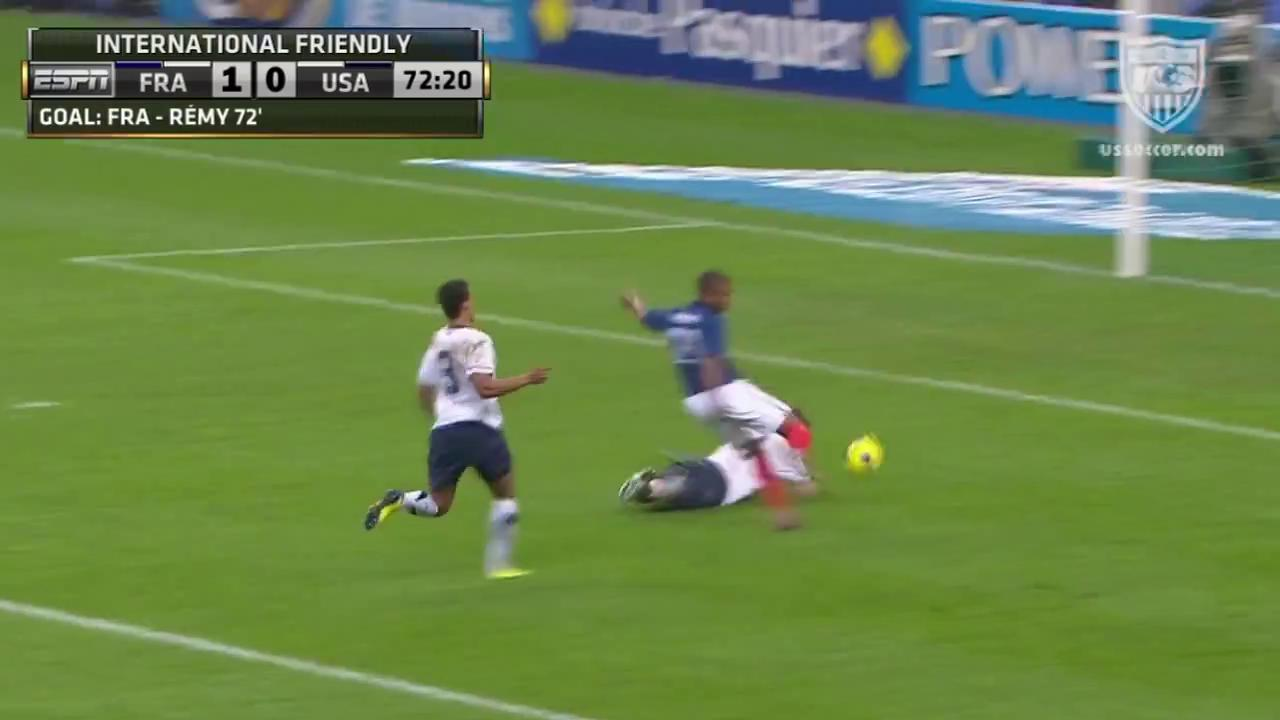
#> input picture libs/mmpose/tests/data/posetrack18/videos/000001_mpiinew_test/000001.jpg, 1280 x 720 px, found by its file name
$ python orb.py
#> lines starting #> are read from the running program, lines starting #| are printed output that depends on the picture; after the words box and inside, x2 and y2 are one past the last pixel; in counts of white or black regions, pixels touching at a corner belong together
#> in main, prev_img is the input picture: shape (720, 1280, 3); mean B, G, R 76.5, 133.7, 107
### libs/Track/motion/cmc/base_cmc.py
# Motion Trackers for Video Analysis -Surya ⎜(Extended from Mikel Broström's work on boxmot(10.0.81))

import cv2
import numpy as np
from abc import ABC, abstractmethod


class BaseCMC(ABC):

    @abstractmethod
    def apply(self, im):
        pass

    def generate_mask(self, img, dets, scale):
        h, w = img.shape
        mask = np.zeros_like(img)

        mask[int(0.02 * h): int(0.98 * h), int(0.02 * w): int(0.98 * w)] = 255
        if dets is not None:
            for det in dets:
                tlbr = np.multiply(det, scale).astype(int)
                mask[tlbr[1]:tlbr[3], tlbr[0]:tlbr[2]] = 0

        return mask

    def preprocess(self, img):

        # bgr2gray
        if self.grayscale:
            img = cv2.cvtColor(img, cv2.COLOR_BGR2GRAY)
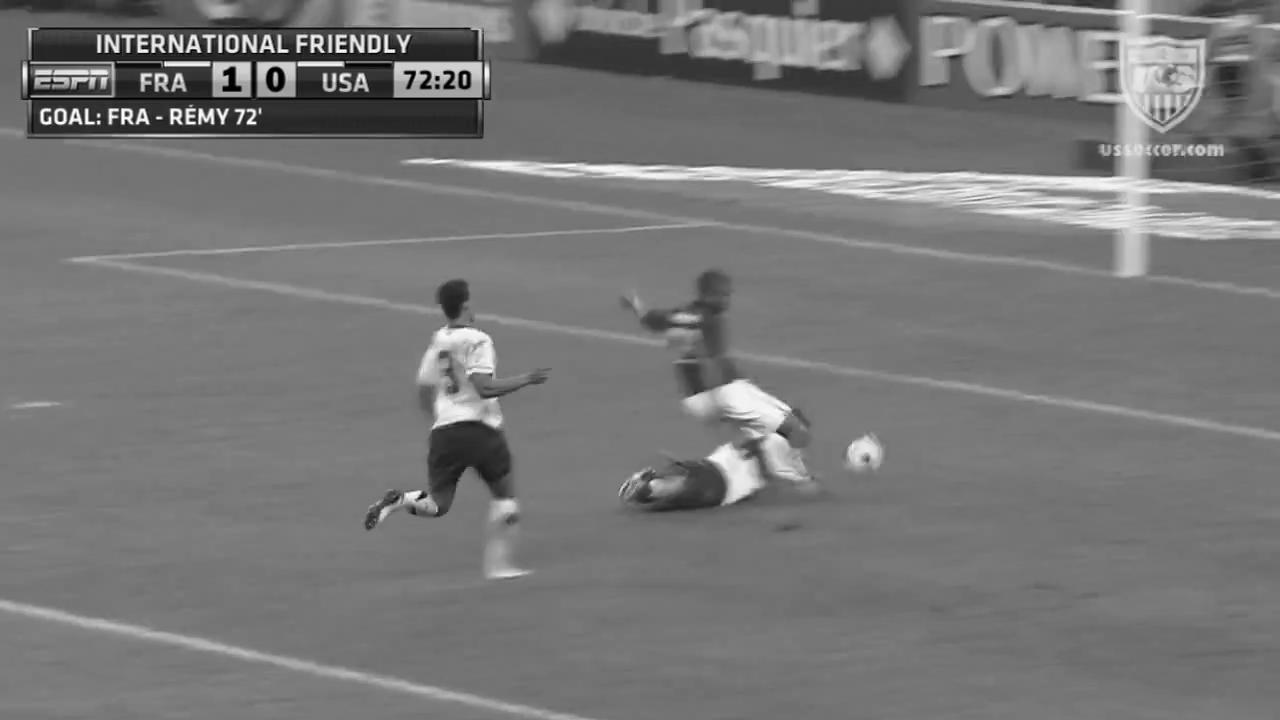
#> img: shape (720, 1280); min 0, max 255, mean 119.2

        # resize
        if self.scale is not None:
            img = cv2.resize(
                img,
                (0, 0),
                fx=self.scale,
                fy=self.scale,
                interpolation=cv2.INTER_LINEAR
            )
#> img: shape (360, 640)

        return img

### libs/Track/motion/cmc/orb.py
# Motion Trackers for Video Analysis -Surya ⎜(Extended from Mikel Broström's work on boxmot(10.0.81))

import copy
import time

import cv2
import numpy as np

from .base_cmc import BaseCMC
from ...utils import TRACK


class ORB(BaseCMC):

    def __init__(
        self,
        feature_detector_threshold: int = 20,
        matcher_norm_type: int = cv2.NORM_HAMMING,
        scale: float = 0.1,
        grayscale: bool = True,
        draw_keypoint_matches: bool = False,
        align: bool = False
    ) -> None:
        """Compute the warp matrix from src to dst.

        Parameters
        ----------
        feature_detector_threshold: int, optional
            The threshold for feature extraction. Defaults to 20.
        matcher_norm_type: int, optional
            The norm type of the matcher. Defaults to cv2.NORM_HAMMING.
        scale: float, optional
            Scale ratio. Defaults to 0.1.
        grayscale: bool, optional
            Whether to transform 3-channel RGB to single-channel grayscale for faster computations.
            Defaults to True.
        draw_keypoint_matches: bool, optional
            Whether to draw keypoint matches on the output image. Defaults to False.
        align: bool, optional
            Whether to align the images based on keypoint matches. Defaults to False.
        """
        self.grayscale = grayscale
        self.scale = scale

        self.detector = cv2.FastFeatureDetector_create(threshold=feature_detector_threshold)
        self.extractor = cv2.ORB_create()
        self.matcher = cv2.BFMatcher(matcher_norm_type)

        self.prev_img = None
        self.draw_keypoint_matches = draw_keypoint_matches
        self.align = align

    def apply(self, img: np.ndarray, dets: np.ndarray) -> np.ndarray:
        """Apply ORB-based sparse optical flow to compute the warp matrix.

        Parameters
        ----------
        img : ndarray
            The input image.
        dets : ndarray
            Detected bounding boxes in the image.

        Returns
        -------
        ndarray
            The warp matrix from the matching keypoint in the previous image to the current.
            The warp matrix is always 2x3.
        """

        H = np.eye(2, 3)

        img = self.preprocess(img)
        h, w = img.shape
#> h = 360; w = 640

        # generate dynamic object maks
        mask = self.generate_mask(img, dets, self.scale)
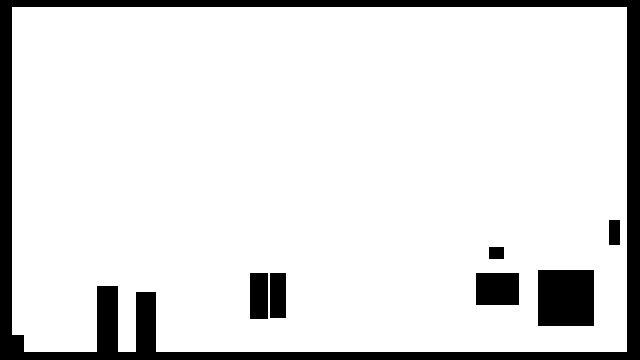
#> mask: shape (360, 640); 88.1% white; 7 black regions, largest, box (x1, y1, x2, y2) and area: (0, 0, 640, 360) 21015, (538, 270, 594, 326) 3136, (476, 273, 519, 305) 1376

        # find static keypoints
        keypoints = self.detector.detect(img, mask)
#> keypoints = 788 keypoints; strongest (x, y, size): (126, 61, 7), (69, 25, 7), (180, 25, 7), (196, 25, 7)

        # compute the descriptors
        keypoints, descriptors = self.extractor.compute(img, keypoints)
#> keypoints = 557 keypoints; strongest (x, y, size): (126, 61, 7), (124, 61, 7), (61, 61, 7), (137, 37, 7)

        # handle first frame
        if self.prev_img is None:
            # Initialize data
            self.prev_dets = dets.copy()
            self.prev_img = img.copy()
            self.prev_keypoints = copy.copy(keypoints)
#> self.prev_keypoints has the same summary as keypoints
            self.prev_descriptors = copy.copy(descriptors)

            return H

        # Match descriptors.
        knnMatches = self.matcher.knnMatch(self.prev_descriptors, descriptors, k=2)

        # Handle empty matches case
        if len(knnMatches) == 0:
            # Store to next iteration
            self.prev_img = img.copy()
            self.prev_keypoints = copy.copy(keypoints)
            self.prev_descriptors = copy.copy(descriptors)

            return H

        # filtered matches based on smallest spatial distance
        matches = []
        spatial_distances = []
        max_spatial_distance = 0.25 * np.array([w, h])

        for m, n in knnMatches:
            if m.distance < 0.9 * n.distance:
                prevKeyPointLocation = self.prev_keypoints[m.queryIdx].pt
                currKeyPointLocation = keypoints[m.trainIdx].pt

                spatial_distance = (prevKeyPointLocation[0] - currKeyPointLocation[0],
                                    prevKeyPointLocation[1] - currKeyPointLocation[1])

                if (np.abs(spatial_distance[0]) < max_spatial_distance[0]) and \
                        (np.abs(spatial_distance[1]) < max_spatial_distance[1]):
                    spatial_distances.append(spatial_distance)
                    matches.append(m)

        mean_spatial_distances = np.mean(spatial_distances, 0)
        std_spatial_distances = np.std(spatial_distances, 0)

        inliesrs = (spatial_distances - mean_spatial_distances) < 2.5 * std_spatial_distances

        goodMatches = []
        prevPoints = []
        currPoints = []
        for i in range(len(matches)):
            if inliesrs[i, 0] and inliesrs[i, 1]:
                goodMatches.append(matches[i])
                prevPoints.append(self.prev_keypoints[matches[i].queryIdx].pt)
                currPoints.append(keypoints[matches[i].trainIdx].pt)

        prevPoints = np.array(prevPoints)
        currPoints = np.array(currPoints)

        # draw keypoint matches on the output image
        if self.draw_keypoint_matches:
            self.prev_img[:, :][mask == True] = 0  # noqa:E712
            self.matches_img = np.hstack((self.prev_img, img))
            self.matches_img = cv2.cvtColor(self.matches_img, cv2.COLOR_GRAY2BGR)

            W = np.size(self.prev_img, 1)
            for m in goodMatches:
                prev_pt = np.array(self.prev_keypoints[m.queryIdx].pt, dtype=np.int_)
                curr_pt = np.array(keypoints[m.trainIdx].pt, dtype=np.int_)
                curr_pt[0] += W
                color = np.random.randint(0, 255, (3,))
                color = (int(color[0]), int(color[1]), int(color[2]))
                self.matches_img = cv2.line(self.matches_img, prev_pt, curr_pt, tuple(color), 1, cv2.LINE_AA)
                self.matches_img = cv2.circle(self.matches_img, prev_pt, 2, tuple(color), -1)
                self.matches_img = cv2.circle(self.matches_img, curr_pt, 2, tuple(color), -1)
            for det in dets:
                det = np.multiply(det, self.scale).astype(int)
                start = (det[0] + w, det[1])
                end = (det[2] + w, det[3])
                self.matches_img = cv2.rectangle(self.matches_img, start, end, (0, 0, 255), 2)
            for det in self.prev_dets:
                det = np.multiply(det, self.scale).astype(int)
                start = (det[0], det[1])
                end = (det[2], det[3])
                self.matches_img = cv2.rectangle(self.matches_img, start, end, (0, 0, 255), 2)
        else:
            self.matches_img = None

        # find rigid matrix
        if (np.size(prevPoints, 0) > 4) and (np.size(prevPoints, 0) == np.size(prevPoints, 0)):
            H, inliesrs = cv2.estimateAffinePartial2D(prevPoints, currPoints, cv2.RANSAC)

            # upscale warp matrix to original images size
            if self.scale < 1.0:
                H[0, 2] /= self.scale
                H[1, 2] /= self.scale

            if self.align:
                self.prev_img_aligned = cv2.warpAffine(self.prev_img, H, (w, h), flags=cv2.INTER_LINEAR)
        else:
            print('Warning: not enough matching points')

        # Store to next iteration
        self.prev_img = img.copy()
        self.prev_keypoints = copy.copy(keypoints)
        self.prev_descriptors = copy.copy(descriptors)

        return H


def main():
    orb = ORB(scale=0.5, align=True, grayscale=True, draw_keypoint_matches=False)
    curr_img = cv2.imread('assets/MOT17-mini/train/MOT17-13-FRCNN/img1/000005.jpg')
    prev_img = cv2.imread('assets/MOT17-mini/train/MOT17-13-FRCNN/img1/000001.jpg')
    curr_dets = np.array(
        [[1083.8207,  541.5978, 1195.7952,  655.8790],  # noqa:E241
         [1635.6456,  563.8348, 1695.4153,  686.6704],  # noqa:E241
         [ 957.0879,  545.6558, 1042.6743,  611.8740],  # noqa:E241,E261,E201
         [1550.0317,  562.5705, 1600.3931,  684.7425],  # noqa:E241
         [  78.8801,  714.3307,  121.0272,  817.6857],  # noqa:E241,E261,E201
         [1382.9938,  512.2731, 1418.6012,  620.1938],  # noqa:E241
         [1459.7921,  496.2123, 1488.5767,  584.3533],  # noqa:E241
         [ 982.9818,  492.8579, 1013.6625,  517.9271],  # noqa:E241,E261,E201
         [ 496.1809,  541.3972,  531.4617,  638.0989],  # noqa:E241,E261,E201
         [1498.8512,  522.6646, 1526.1145,  587.7672],  # noqa:E241
         [ 536.4527,  548.4061,  569.2723,  635.5656],  # noqa:E241,E261,E201
         [ 247.8834,  580.8851,  287.2241,  735.3685],  # noqa:E241,E261,E201
         [ 151.4096,  572.3918,  203.5401,  731.1011],  # noqa:E241,E261,E201
         [1227.4098,  440.5505, 1252.7986,  489.5295]]  # noqa:E241
    )
    prev_dets = np.array(
        [[2.1069e-02, 6.7026e+02, 4.9816e+01, 8.8407e+02],
         [1.0765e+03, 5.4009e+02, 1.1883e+03, 6.5219e+02],
         [1.5208e+03, 5.6322e+02, 1.5711e+03, 6.7676e+02],
         [1.6111e+03, 5.5926e+02, 1.6640e+03, 6.7443e+02],
         [9.5244e+02, 5.4681e+02, 1.0384e+03, 6.1180e+02],
         [1.3691e+03, 5.1258e+02, 1.4058e+03, 6.1695e+02],
         [1.2043e+02, 7.0780e+02, 1.7309e+02, 8.0518e+02],
         [1.4454e+03, 5.0919e+02, 1.4724e+03, 5.8270e+02],
         [9.7848e+02, 4.9563e+02, 1.0083e+03, 5.1980e+02],
         [5.0166e+02, 5.4778e+02, 5.3796e+02, 6.3940e+02],
         [1.4777e+03, 5.1856e+02, 1.5105e+03, 5.9523e+02],
         [1.9540e+02, 5.7292e+02, 2.3711e+02, 7.2717e+02],
         [2.7373e+02, 5.8564e+02, 3.1335e+02, 7.3281e+02],
         [5.4038e+02, 5.4735e+02, 5.7359e+02, 6.3797e+02],
         [1.2190e+03, 4.4176e+02, 1.2414e+03, 4.9038e+02]]
    )

    warp_matrix = orb.apply(prev_img, prev_dets)
#> warp_matrix = [[1, 0, 0], [0, 1, 0]]
    warp_matrix = orb.apply(curr_img, curr_dets)

    start = time.process_time()
    for i in range(0, 100):
        warp_matrix = orb.apply(prev_img, prev_dets)
        warp_matrix = orb.apply(curr_img, curr_dets)
    end = time.process_time()
    print('Total time', end - start)
    print(warp_matrix)

    if orb.prev_img_aligned is not None:
        curr_img = orb.preprocess(curr_img)
        prev_img = orb.preprocess(prev_img)
        weighted_img = cv2.addWeighted(curr_img, 0.5, orb.prev_img_aligned, 0.5, 0)
        cv2.imshow('prev_img_aligned', weighted_img)
        cv2.waitKey(0)
        cv2.imwrite(str(TRACK / 'motion/cmc/orb_aligned.jpg'), weighted_img)


if __name__ == "__main__":
#> (the run stopped early here; a loop or call above may not have finished)
